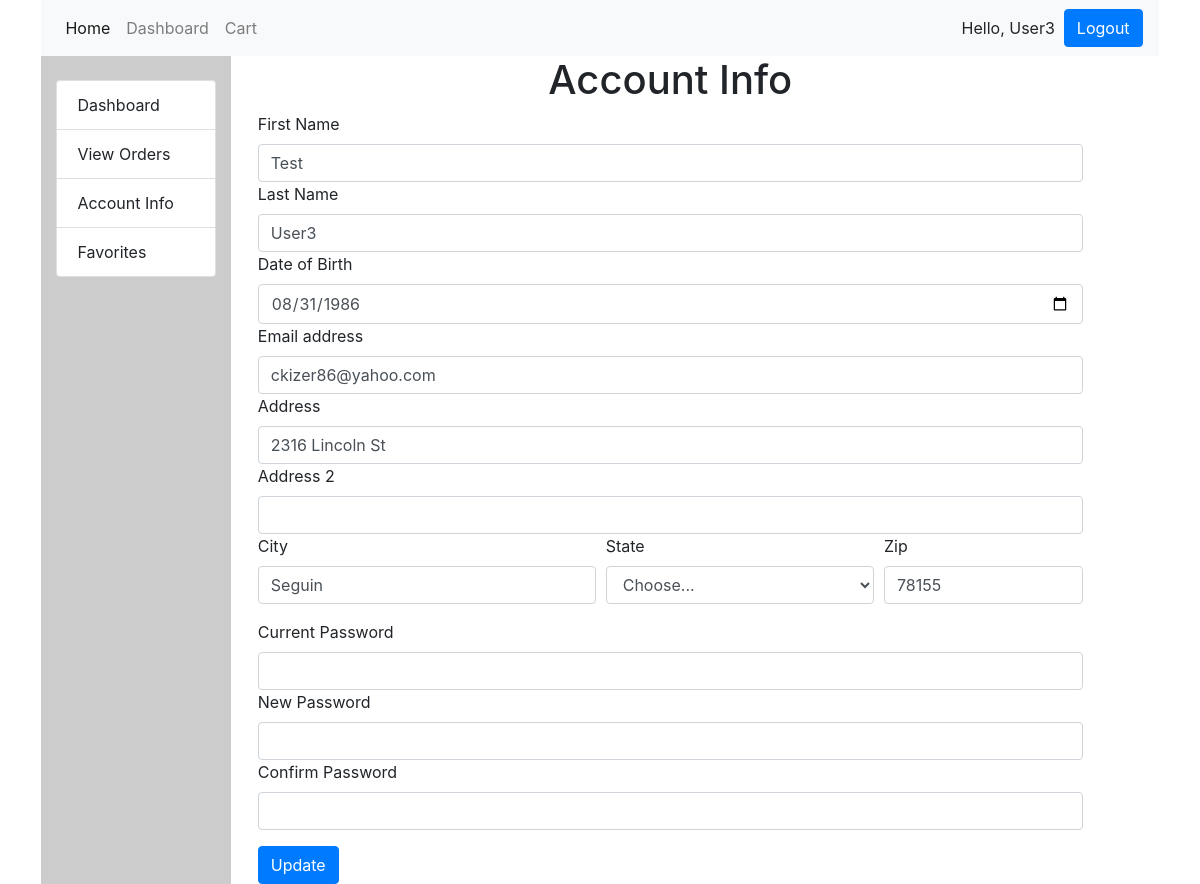
Page /dashboard/account (signed in) on the earlier database version.
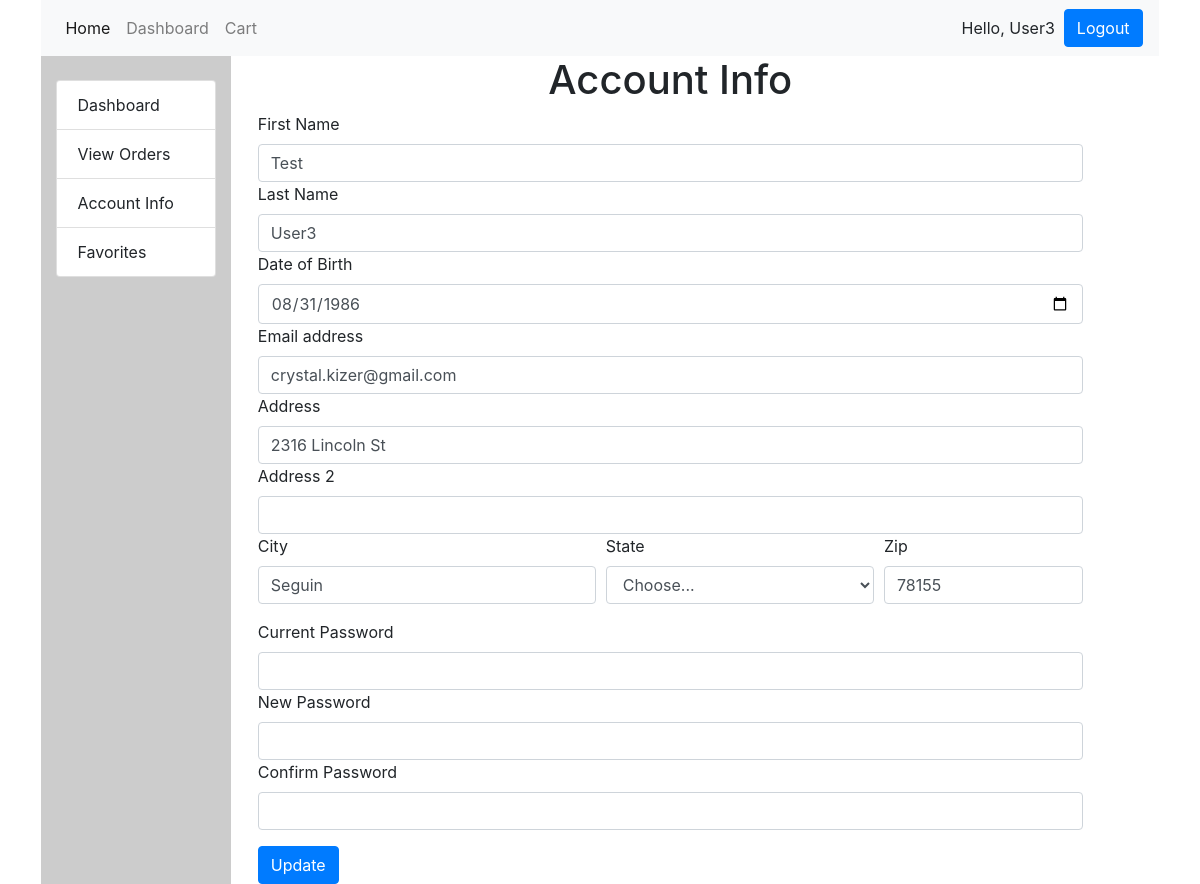
Same page on the later database version.
### store_app/models.py (models this page shows)
class User(models.Model):
    first_name = models.CharField(max_length=255)
    last_name = models.CharField(max_length=255)
    email = models.CharField(max_length=255)
    password = models.CharField(max_length=255)
    level = models.IntegerField(max_length=1, default=1)
    dob = models.DateField()
    address_1 = models.CharField(max_length=255)
    address_2 = models.CharField(max_length=255, default="")
    city = models.CharField(max_length=255)
    state = models.CharField(max_length=255)
    zip = models.IntegerField(max_length=5)
    created_at = models.DateTimeField(auto_now_add=True)
    updated_at = models.DateTimeField(auto_now=True)

### store_app/views.py (the view)
# urls.py: path('dashboard/account', views.accountinfo),
def accountinfo(request):
    if "user_id" not in request.session:
        return redirect ('/login')
    userid = request.session["user_id"]
    user = User.objects.get(id=userid)
    month = '{:02d}'.format(user.dob.month)
    day = '{:02d}'.format(user.dob.day)
    context = {
        "user": user,
        "month": month,
        "day": day,
    }
    return render(request, "accountinfo.html", context)

### store_app/templates/accountinfo.html (shortened to what this page needs)
<!DOCTYPE html>
<html lang="en">
<head>
    {% include 'headerimports.html' %}
</head>
<body>
    <div class="container">
        <div class="row">
            <div class="col-12 navbartop">
                {% include 'navbar.html' %}
            </div>
        </div>
        <div class="row">
            <div class="col-2 sidebar">
                <ul class="list-group cat-group">
                    <li class="list-group-item">Dashboard</li>
                    <li class="list-group-item">View Orders</li>
                    <li class="list-group-item">Account Info</li>
                    <li class="list-group-item">Favorites</li>
                </ul>
            </div>
            <div class="col-9 main">
                <h1 class="store-header">Account Info</h1>
                <form action="/accountupdate" method="post">
                    <div class="form-group">
                        <label for="first_name">First Name</label>
                        <input type="text" name="first_name" class="form-control" id="first_name" value="{{user.first_name}}">
                        <label for="first_name">Last Name</label>
                        <input type="text" name="last_name" class="form-control" id="last_name" value="{{user.last_name}}">
                        <label for="dob">Date of Birth</label>
                        <input type="date" name="dob" class="form-control" id="dob" value="{{user.dob.year}}-{{month}}-{{day}}">
                        <label for="exampleInputEmail1">Email address</label>
                        <input type="email" name="email" class="form-control" id="exampleInputEmail1" aria-describedby="emailHelp" value="{{user.email}}">
                        <label for="address1">Address</label>
                        <input type="text" name="address1" id="address1" class="form-control" value="{{user.address_1}}">
                        <label for="address2">Address 2</label>
                        <input type="text" name="address2" id="address2" class="form-control" value="{{user.address_2}}">
                        <div class="form-row">
                            <div class="form-group col-md-5">
                                <label for="inputCity">City</label>
                                <input name="city" type="text" class="form-control" id="inputCity" value="{{user.city}}">
                            </div>
                            <div class="form-group col-md-4">
                                <label for="inputState">State</label> {% include 'stateselect.html' %}
                            </div>
                            <div class="form-group col-md-3">
                                <label for="inputZip">Zip</label>
                                <input name="zip" type="text" class="form-control" id="inputZip" value="{{user.zip}}">
                            </div>
                        </div>
                        <label for="exampleInputPassword1">Current Password</label>
                        <input type="password" name="pw" class="form-control" id="exampleInputPassword1">
                        <label for="exampleInputPassword1">New Password</label>
                        <input type="password" name="new_pw" class="form-control" id="exampleInputPassword1">
                        <label for="exampleInputPassword1">Confirm Password</label>
                        <input type="password" name="confirm_pw" class="form-control" id="exampleInputPassword1">
                    </div>
                    <button type="submit" class="btn btn-primary">Update</button>
                </form>
            </div>
        </div>
    </div>
</body>
</html>

### store_app/templates/headerimports.html (shortened to what this page needs)
<link rel="stylesheet" href="https://maxcdn.bootstrapcdn.com/bootstrap/4.0.0/css/bootstrap.min.css">
{% load static %}
<link rel="stylesheet" href="{% static 'css/style.css' %}">

### store_app/templates/navbar.html (shortened to what this page needs)
<nav class="navbar navbar-expand-lg navbar-light bg-light">
    <div class="collapse navbar-collapse" id="navbarSupportedContent">
        <ul class="navbar-nav mr-auto">
            <li class="nav-item active">
                <a class="nav-link" href="/">Home <span class="sr-only">(current)</span></a>
            </li>
            <li class="nav-item">
                <a class="nav-link" href="/dashboard">Dashboard</a>
            </li>
            <li class="nav-item">
                <a class="nav-link" href="/cart">Cart</a>
            </li>
        </ul>
        {% if request.session.user_id %}Hello, {{request.session.username}} &nbsp; <a class="btn btn-primary" href="/logout" role="button">Logout</a>{% else %}<a class="btn btn-primary" href="/register" role="button">Register</a>&nbsp;<a class="btn btn-primary"
            href="/login" role="button">Login</a>{% endif %}
    </div>
</nav>

### store_app/templates/stateselect.html (shortened to what this page needs)
<select id="inputState" name="state" class="form-control">
    <option selected>Choose...</option>
</select>

### store_app/static/css/style.css (style rules this page uses)
.sidebar { margin: 0 1%; background-color: #ccc; }
.cat-group { padding: 15% 0; }
.store-header { text-align: center; }
.navbartop { padding: 0 1%; }

Differences in the rows shown:
changed User "User3": email "ckizer86@yahoo.com" → "crystal.kizer@gmail.com"
